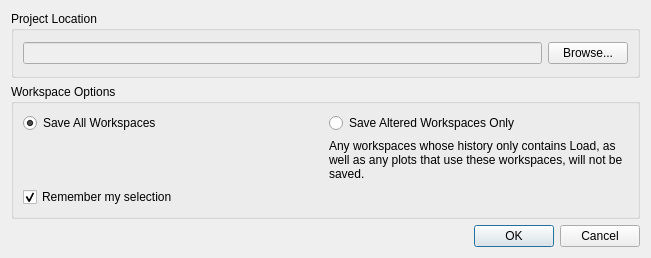
<?xml version="1.0" encoding="UTF-8"?>
<ui version="4.0">
 <class>Dialog</class>
 <widget class="QDialog" name="Dialog">
  <property name="geometry">
   <rect>
    <x>0</x>
    <y>0</y>
    <width>651</width>
    <height>258</height>
   </rect>
  </property>
  <property name="windowTitle">
   <string>Dialog</string>
  </property>
  <layout class="QGridLayout" name="gridLayout_2">
   <item row="0" column="0">
    <widget class="QGroupBox" name="groupBox">
     <property name="title">
      <string>Project Location</string>
     </property>
     <layout class="QGridLayout" name="gridLayout_4">
      <item row="0" column="0">
       <layout class="QHBoxLayout" name="horizontalLayout">
        <item>
         <widget class="QLineEdit" name="location_line_edit">
          <property name="enabled">
           <bool>false</bool>
          </property>
         </widget>
        </item>
        <item>
         <widget class="QPushButton" name="browse_push_button">
          <property name="text">
           <string>Browse...</string>
          </property>
         </widget>
        </item>
       </layout>
      </item>
     </layout>
    </widget>
   </item>
   <item row="1" column="0">
    <widget class="QGroupBox" name="groupBox_2">
     <property name="title">
      <string>Workspace Options</string>
     </property>
     <layout class="QGridLayout" name="gridLayout_3">
      <item row="0" column="0">
       <layout class="QGridLayout" name="gridLayout">
        <item row="0" column="1">
         <widget class="QRadioButton" name="save_altered_workspaces_only_radio_button">
          <property name="text">
           <string>Save Altered Workspaces Only</string>
          </property>
         </widget>
        </item>
        <item row="1" column="1">
         <widget class="QLabel" name="label">
          <property name="text">
           <string>Any workspaces whose history only contains Load, as well as any plots that use these workspaces, will not be saved.</string>
          </property>
          <property name="wordWrap">
           <bool>true</bool>
          </property>
         </widget>
        </item>
        <item row="0" column="0">
         <widget class="QRadioButton" name="save_all_workspaces_radio_button">
          <property name="text">
           <string>Save All Workspaces</string>
          </property>
          <property name="checked">
           <bool>true</bool>
          </property>
         </widget>
        </item>
       </layout>
      </item>
      <item row="2" column="0">
       <widget class="QCheckBox" name="remember_selection_check_box">
        <property name="text">
         <string>Remember my selection</string>
        </property>
        <property name="checked">
         <bool>true</bool>
        </property>
       </widget>
      </item>
     </layout>
    </widget>
   </item>
   <item row="2" column="0">
    <widget class="QDialogButtonBox" name="buttonBox">
     <property name="orientation">
      <enum>Qt::Horizontal</enum>
     </property>
     <property name="standardButtons">
      <set>QDialogButtonBox::Cancel|QDialogButtonBox::Ok</set>
     </property>
    </widget>
   </item>
  </layout>
 </widget>
 <resources/>
 <connections>
  <connection>
   <sender>buttonBox</sender>
   <signal>accepted()</signal>
   <receiver>Dialog</receiver>
   <slot>accept()</slot>
   <hints>
    <hint type="sourcelabel">
     <x>248</x>
     <y>254</y>
    </hint>
    <hint type="destinationlabel">
     <x>157</x>
     <y>274</y>
    </hint>
   </hints>
  </connection>
  <connection>
   <sender>buttonBox</sender>
   <signal>rejected()</signal>
   <receiver>Dialog</receiver>
   <slot>reject()</slot>
   <hints>
    <hint type="sourcelabel">
     <x>316</x>
     <y>260</y>
    </hint>
    <hint type="destinationlabel">
     <x>286</x>
     <y>274</y>
    </hint>
   </hints>
  </connection>
 </connections>
</ui>
